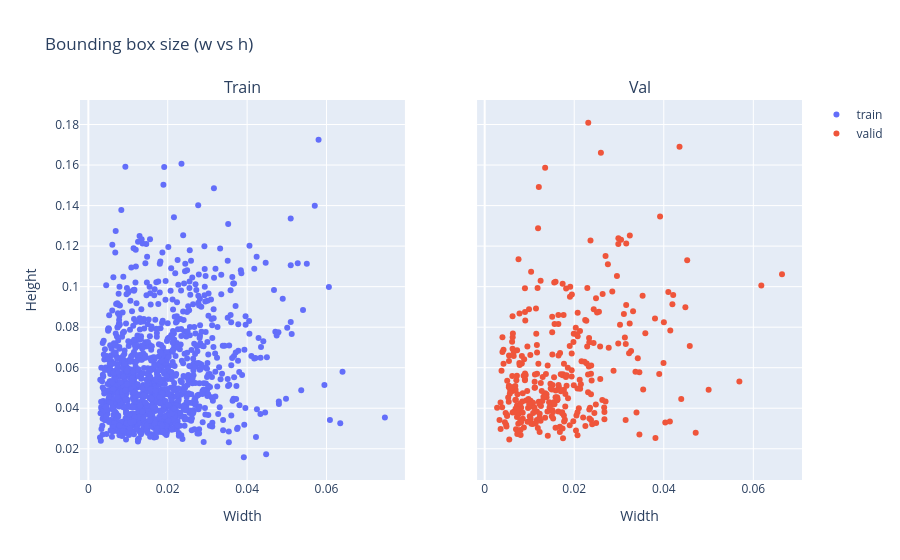

Here is the notebook cell this chart was saved with:
### Code cell
fig = make_subplots(rows=1, cols=2, subplot_titles=["Train", "Val"], shared_xaxes=True, shared_yaxes=True)

for i, split in enumerate(["train", "valid"], 1):
    fig.add_trace(go.Scatter(
        x=split_data[split]["w"],
        y=split_data[split]["h"],
        mode="markers",
        name=split
    ), row=1, col=i)

fig.update_layout(title="Bounding box size (w vs h)")
fig.update_xaxes(title_text="Width")
fig.update_yaxes(title_text="Height", col=1)
fig.show()

### Figure 1 — Plotly figure (JSON) as saved in the notebook; plotly's stock layout.template omitted (floating-point values rounded to 4 significant figures; data arrays with more than 128 entries replaced by an {"elided": "..."} marker saying what was removed)
{"data": [{"mode": "markers", "name": "train", "type": "scatter", "x": {"elided": "1169 float values"}, "xaxis": "x", "y": {"elided": "1169 float values"}, "yaxis": "y"}, {"mode": "markers", "name": "valid", "type": "scatter", "x": {"elided": "330 float values"}, "xaxis": "x2", "y": {"elided": "330 float values"}, "yaxis": "y2"}], "layout": {"annotations": [{"font": {"size": 16}, "showarrow": false, "text": "Train", "x": 0.225, "xanchor": "center", "xref": "paper", "y": 1, "yanchor": "bottom", "yref": "paper"}, {"font": {"size": 16}, "showarrow": false, "text": "Val", "x": 0.775, "xanchor": "center", "xref": "paper", "y": 1, "yanchor": "bottom", "yref": "paper"}], "title": {"text": "Bounding box size (w vs h)"}, "xaxis": {"anchor": "y", "domain": [0, 0.45], "title": {"text": "Width"}}, "xaxis2": {"anchor": "y2", "domain": [0.55, 1], "title": {"text": "Width"}}, "yaxis": {"anchor": "x", "domain": [0, 1], "title": {"text": "Height"}}, "yaxis2": {"anchor": "x2", "domain": [0, 1], "matches": "y", "showticklabels": false}}}
